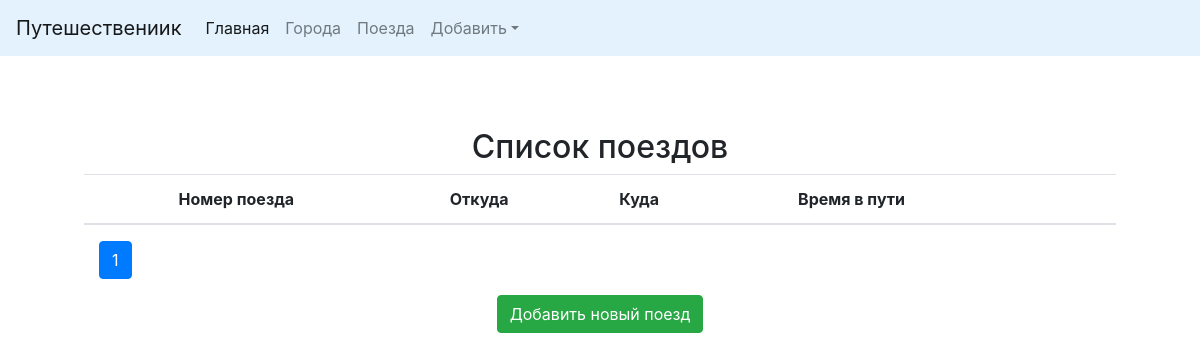
The page /trains/ on the database as committed earlier.
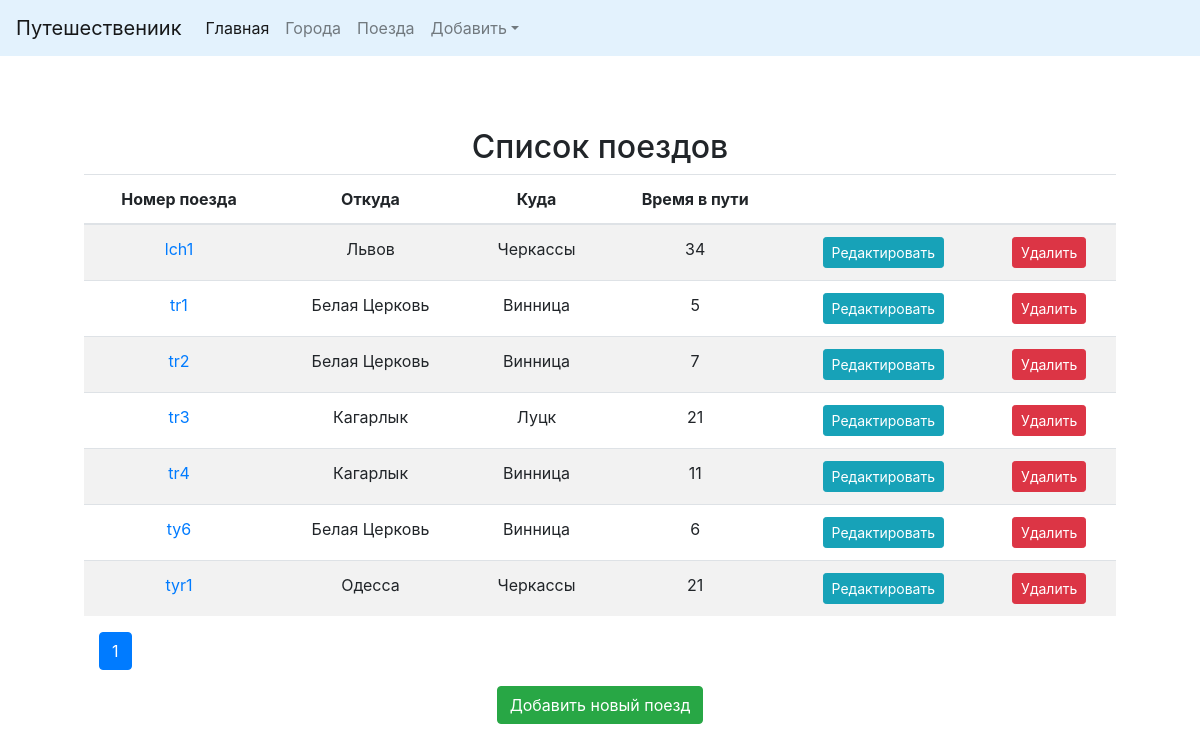
The same page on the database as committed later.
### trains/models.py (models this page shows, shortened)
class Train(models.Model):
    name = models.CharField(max_length=50, verbose_name = 'Номер поезда', unique=True)
    from_city = models.ForeignKey(City, verbose_name='Откуда', on_delete=models.CASCADE, related_name="from_city")
    to_city = models.ForeignKey(City, verbose_name='Куда', on_delete=models.CASCADE, related_name="to_city")
    travel_time = models.IntegerField(verbose_name='Время в пути')
    class Meta:
        verbose_name = 'Поезд'
        verbose_name_plural = 'Поезда'
        ordering = ['name']

### cities/models.py (models this page shows, shortened)
class City(models.Model):
    name = models.CharField(max_length=50, verbose_name = 'Населенный пункт', unique=True)
    class Meta:
        verbose_name = 'Населенный пункт'
        verbose_name_plural = 'Населенные пункты'
        ordering = ['name']
    def __str__(self):
        return self.name

### trains/views.py (the view)
# urls.py: url(r'^(?P<page_number>\d+)/$', views.home, name='home'),
def home(request, page_number=1):
    trains = Train.objects.all()
    current_page = Paginator(trains, 10)
    try:
        item_list = current_page.page(page_number)
    except InvalidPage:
        return redirect('train:home', page_number=1)
    context = {
            'objects_list': item_list,
            'page_number': page_number
        }
    return render(request, 'trains/home.html', context)

### trains/templates/trains/home.html (shortened to what this page needs)
{% extends 'base.html' %}
{%load staticfiles%}
{% block content %}
<div  class="container">
    <h2 class="centr"><span>Список поездов</span></h2>
   <div class="row">
        <div class="col">
            <table class="table table-striped">
                <thead>
                    <tr>
                        <th scope="col">Номер поезда</th>
                        <th scope="col">Откуда</th>
                        <th scope="col">Куда</th>
                        <th scope="col">Время в пути</th>
                        <th scope="col">&nbsp;</th>
                        <th scope="col">&nbsp;</th>
                    </tr>
                </thead>
                <tbody>
                    {% for object in objects_list %}
                        <tr>
                            <td ><a href="{%url 'train:detail' pk=object.id %}">{{ object.name }} </a></td>
                            <td >{{ object.from_city }} </td>
                            <td >{{ object.to_city }} </td>
                            <td >{{ object.travel_time }} </td>
                            <td>
                                <a href="{%url 'train:update' pk=object.id %}">
                                    <button type="button" class='btn btn-info btn-sm'>
                                        Редактировать
                                    </button>
                                </a>
                            </td>
                            <td>
                                <a href="{%url 'train:delete' pk=object.id %}">
                                    <button type="button" class='btn btn-danger btn-sm' >
                                        Удалить
                                    </button>
                                </a>
                            </td>
                        </tr>
                    {% endfor %}
                </tbody>
            </table>
            <div id="navigation" class="container">
                <div class="row">
                    <div class="col-md-3">
                        <nav aria-label="Page navigation example">
                            <ul class="pagination">
                                    {% for page in objects_list.paginator.page_range %}
                                        {% if page == objects_list.number %}
                                            <li class="page-item active">
                                                <a class="page-link" href="#">{{page}}
                                                </a>
                                            </li>
                                        {% endif %}
                                    {% endfor %}
                            </ul>
                        </nav>
                    </div>
                </div>
            </div>
            <div class="container">
                <div class="row">
                    <div class="col-md-4 mx-auto">
                        <a href="{%url 'train:add' %}">
                            <button type="button" class='btn btn-success' >
                                Добавить новый поезд
                            </button>
                        </a>
                    </div>
                </div>
            </div>
        </div>
    </div>
</div>
{% endblock %}

### templates/base.html (shortened to what this page needs)
{%load staticfiles%}
<!doctype html>
<html lang="en">
  <head>
      <link rel="stylesheet" href="{% static 'css/bootstrap.min.css' %}">
      <link rel="stylesheet" href="https://cdnjs.cloudflare.com/ajax/libs/jquery-confirm/3.3.0/jquery-confirm.min.css">
      <link href="https://cdnjs.cloudflare.com/ajax/libs/select2/4.0.6-rc.0/css/select2.min.css" rel="stylesheet" />
      <link rel="stylesheet" href="{% static 'css/starter-template.css' %}" />
      <link rel="stylesheet" href="{% static 'font-awesome/css/font-awesome.min.css' %}">
  </head>
</head>
<body>
<nav class="navbar navbar-expand-md navbar-light fixed-top" style="background-color: #e3f2fd;">
      <a class="navbar-brand" href="#">Путешествениик</a>
      <div class="collapse navbar-collapse" id="navbarsExampleDefault">
        <ul class="navbar-nav mr-auto">
          <li class="nav-item active">
            <a class="nav-link" href="#">Главная<span class="sr-only">(current)</span></a>
          </li>
          <li class="nav-item ">
            <a class="nav-link" href="{%url 'city:home' %}">Города</a>
          </li>
          <li class="nav-item ">
            <a class="nav-link" href="{%url 'train:home' %}">Поезда<span class="sr-only">(current)</span></a>
          </li>
          <li class="nav-item dropdown">
            <a class="nav-link dropdown-toggle" href="#" id="dropdown01" data-toggle="dropdown" aria-haspopup="true" aria-expanded="false">Добавить</a>
          </li>
        </ul>
      </div>
    </nav>
    <main role="main" class="container">
      <div class="starter-template">
        {% block content%} {% endblock %}
      </div>
    </main>
</body>
</html>

### static/css/starter-template.css (style rules this page uses)
body { padding-top: 5rem; }
.starter-template { padding: 3rem 1.5rem; text-align: center; }

Rows that differ between the two databases and show on the page:
added Train: name "lch1", from_city "Львов", to_city "Черкассы", travel_time "34"
added Train: name "tr1", from_city "Белая Церковь", to_city "Винница", travel_time "5"
added Train: name "tr2", from_city "Белая Церковь", to_city "Винница", travel_time "7"
added Train: name "tr3", from_city "Кагарлык", to_city "Луцк", travel_time "21"
added Train: name "tr4", from_city "Кагарлык", to_city "Винница", travel_time "11"
added Train: name "ty6", from_city "Белая Церковь", to_city "Винница", travel_time "6"
added Train: name "tyr1", from_city "Одесса", to_city "Черкассы", travel_time "21"
